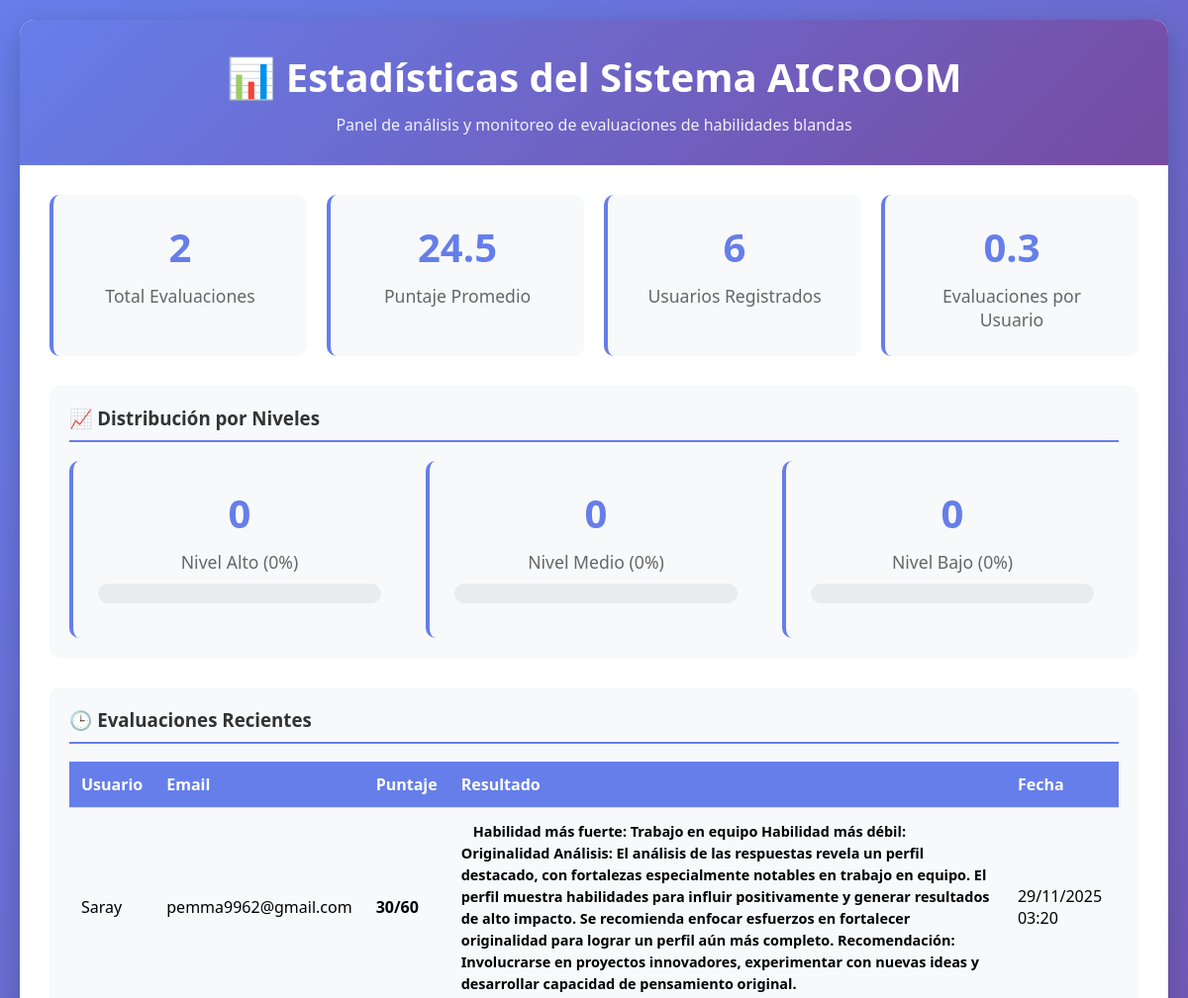
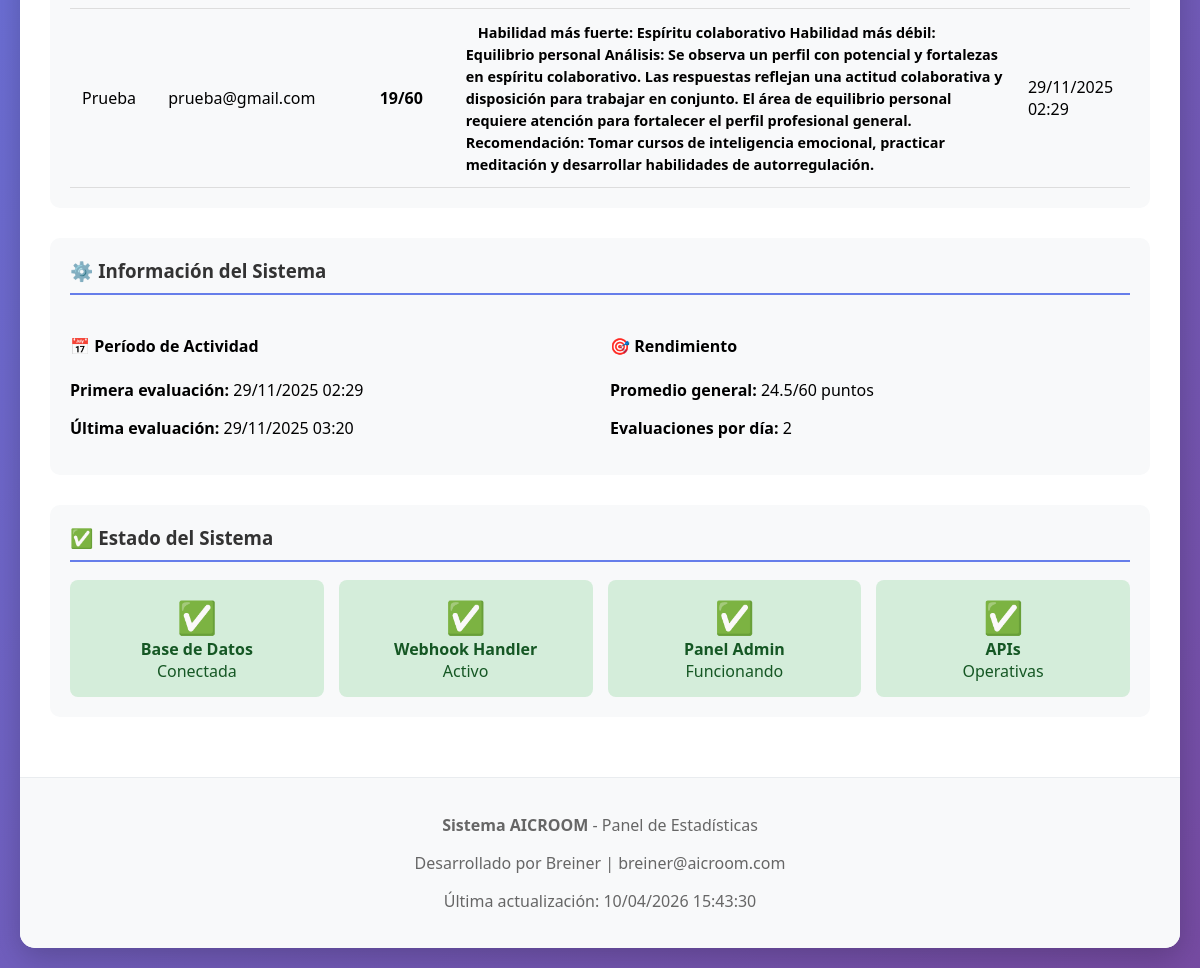
The app's page /show_system_stats.php with its own data (2 pictures, top to bottom).
### tables this page shows
CREATE TABLE `tbl_resultados` (
  `Id_resultado` bigint(20) NOT NULL,
  `Id_historiaLFK` bigint(20) DEFAULT NULL,
  `puntaje_total` int(100) DEFAULT NULL,
  `resultado_final` text DEFAULT NULL,
  `fecha_registro` datetime DEFAULT NULL
);

CREATE TABLE `tbl_usuario` (
  `Id_Usuario` bigint(20) NOT NULL,
  `nombre` varchar(50) DEFAULT NULL,
  `contraseña` varchar(255) DEFAULT NULL,
  `correo` varchar(50) DEFAULT NULL,
  `empresa_donde_labora` varchar(100) DEFAULT NULL,
  `puesto` varchar(100) DEFAULT NULL,
  `fecha_registro` date DEFAULT NULL,
  `rol` varchar(20) DEFAULT NULL
);

### show_system_stats.php (the view, shortened to what this page needs)
<?php
echo "<!DOCTYPE html>
<html>
<head>
</head>
<body>
    <div class='container'>
        <div class='header'>
            <h1>📊 Estadísticas del Sistema AICROOM</h1>
            <p>Panel de análisis y monitoreo de evaluaciones de habilidades blandas</p>
        </div>
        <div class='content'>";
try {
    $pdo = getConnection();
    $stmt = $pdo->prepare("
        SELECT
            COUNT(*) as total_evaluaciones,
            AVG(r.puntaje_total) as promedio_puntaje,
            COUNT(CASE WHEN r.resultado_final = 'Nivel alto' THEN 1 END) as nivel_alto,
            COUNT(CASE WHEN r.resultado_final = 'Nivel medio' THEN 1 END) as nivel_medio,
            COUNT(CASE WHEN r.resultado_final = 'Nivel bajo' THEN 1 END) as nivel_bajo,
            MIN(r.fecha_registro) as primera_evaluacion,
            MAX(r.fecha_registro) as ultima_evaluacion
        FROM tbl_resultados r
        JOIN tbl_historial h ON r.Id_historiaLFK = h.Id_historial
        WHERE h.estado = 'Completado'
    ");
    $stmt->execute();
    $stats = $stmt->fetch();
    $stmt = $pdo->prepare("SELECT COUNT(*) as total_usuarios FROM tbl_usuario");
    $stmt->execute();
    $userStats = $stmt->fetch();
    $stmt = $pdo->prepare("
        SELECT
            u.nombre,
            u.correo,
            r.puntaje_total,
            r.resultado_final,
            r.fecha_registro
        FROM tbl_resultados r
        JOIN tbl_historial h ON r.Id_historiaLFK = h.Id_historial
        JOIN tbl_usuario u ON h.Id_UsuarioFK = u.Id_Usuario
        WHERE h.estado = 'Completado'
        ORDER BY r.fecha_registro DESC
        LIMIT 10
    ");
    $stmt->execute();
    $recentEvaluations = $stmt->fetchAll();
    $total = $stats['total_evaluaciones'];
    $porcentajeAlto = $total > 0 ? round(($stats['nivel_alto'] / $total) * 100, 1) : 0;
    $porcentajeMedio = $total > 0 ? round(($stats['nivel_medio'] / $total) * 100, 1) : 0;
    $porcentajeBajo = $total > 0 ? round(($stats['nivel_bajo'] / $total) * 100, 1) : 0;
    echo "<div class='stats-grid'>
        <div class='stat-card'>
            <div class='stat-number'>{$stats['total_evaluaciones']}</div>
            <div class='stat-label'>Total Evaluaciones</div>
        </div>
        <div class='stat-card'>
            <div class='stat-number'>" . round($stats['promedio_puntaje'], 1) . "</div>
            <div class='stat-label'>Puntaje Promedio</div>
        </div>
        <div class='stat-card'>
            <div class='stat-number'>{$userStats['total_usuarios']}</div>
            <div class='stat-label'>Usuarios Registrados</div>
        </div>
        <div class='stat-card'>
            <div class='stat-number'>" . ($total > 0 ? round($total / $userStats['total_usuarios'], 1) : 0) . "</div>
            <div class='stat-label'>Evaluaciones por Usuario</div>
        </div>
    </div>";
    echo "<div class='section'>
        <h3>📈 Distribución por Niveles</h3>
        <div style='display: grid; grid-template-columns: repeat(auto-fit, minmax(200px, 1fr)); gap: 20px;'>
            <div class='stat-card'>
                <div class='stat-number'>{$stats['nivel_alto']}</div>
                <div class='stat-label'>Nivel Alto ({$porcentajeAlto}%)</div>
                <div class='progress-bar'>
                    <div class='progress-fill' style='width: {$porcentajeAlto}%'></div>
                </div>
            </div>
            <div class='stat-card'>
                <div class='stat-number'>{$stats['nivel_medio']}</div>
                <div class='stat-label'>Nivel Medio ({$porcentajeMedio}%)</div>
                <div class='progress-bar'>
                    <div class='progress-fill' style='width: {$porcentajeMedio}%'></div>
                </div>
            </div>
            <div class='stat-card'>
                <div class='stat-number'>{$stats['nivel_bajo']}</div>
                <div class='stat-label'>Nivel Bajo ({$porcentajeBajo}%)</div>
                <div class='progress-bar'>
                    <div class='progress-fill' style='width: {$porcentajeBajo}%'></div>
                </div>
            </div>
        </div>
    </div>";
    echo "<div class='section'>
        <h3>🕒 Evaluaciones Recientes</h3>";
    if (count($recentEvaluations) > 0) {
        echo "<table class='table'>
            <thead>
                <tr>
                    <th>Usuario</th>
                    <th>Email</th>
                    <th>Puntaje</th>
                    <th>Resultado</th>
                    <th>Fecha</th>
                </tr>
            </thead>
            <tbody>";
        foreach ($recentEvaluations as $eval) {
            $badgeClass = '';
            echo "<tr>
                <td>{$eval['nombre']}</td>
                <td>{$eval['correo']}</td>
                <td><strong>{$eval['puntaje_total']}/60</strong></td>
                <td><span class='badge {$badgeClass}'>{$eval['resultado_final']}</span></td>
                <td>" . date('d/m/Y H:i', strtotime($eval['fecha_registro'])) . "</td>
            </tr>";
        }
        echo "</tbody></table>";
    } else {
        echo "<p style='text-align: center; color: #666;'>No hay evaluaciones registradas aún.</p>";
    }
    echo "</div>";
    echo "<div class='section'>
        <h3>⚙️ Información del Sistema</h3>
        <div style='display: grid; grid-template-columns: repeat(auto-fit, minmax(300px, 1fr)); gap: 20px;'>
            <div>
                <h4>📅 Período de Actividad</h4>
                <p><strong>Primera evaluación:</strong> " . ($stats['primera_evaluacion'] ? date('d/m/Y H:i', strtotime($stats['primera_evaluacion'])) : 'N/A') . "</p>
                <p><strong>Última evaluación:</strong> " . ($stats['ultima_evaluacion'] ? date('d/m/Y H:i', strtotime($stats['ultima_evaluacion'])) : 'N/A') . "</p>
            </div>
            <div>
                <h4>🎯 Rendimiento</h4>
                <p><strong>Promedio general:</strong> " . round($stats['promedio_puntaje'], 1) . "/60 puntos</p>";
    $dias = 0;
    if ($total > 0 && $stats['primera_evaluacion'] && $stats['ultima_evaluacion']) {
        $dias = max(1, (strtotime($stats['ultima_evaluacion']) - strtotime($stats['primera_evaluacion'])) / 86400);
    }
    $evalsPorDia = $dias > 0 ? round($total / $dias, 1) : 0;
    echo "<p><strong>Evaluaciones por día:</strong> {$evalsPorDia}</p>
            </div>
        </div>
    </div>";
    echo "<div class='section'>
        <h3>✅ Estado del Sistema</h3>
        <div style='display: grid; grid-template-columns: repeat(auto-fit, minmax(200px, 1fr)); gap: 15px;'>
            <div style='text-align: center; padding: 15px; background: #d4edda; border-radius: 8px;'>
                <div style='font-size: 2em; color: #155724;'>✅</div>
                <div style='color: #155724; font-weight: bold;'>Base de Datos</div>
                <div style='color: #155724;'>Conectada</div>
            </div>
            <div style='text-align: center; padding: 15px; background: #d4edda; border-radius: 8px;'>
                <div style='font-size: 2em; color: #155724;'>✅</div>
                <div style='color: #155724; font-weight: bold;'>Webhook Handler</div>
                <div style='color: #155724;'>Activo</div>
            </div>
            <div style='text-align: center; padding: 15px; background: #d4edda; border-radius: 8px;'>
                <div style='font-size: 2em; color: #155724;'>✅</div>
                <div style='color: #155724; font-weight: bold;'>Panel Admin</div>
                <div style='color: #155724;'>Funcionando</div>
            </div>
            <div style='text-align: center; padding: 15px; background: #d4edda; border-radius: 8px;'>
                <div style='font-size: 2em; color: #155724;'>✅</div>
                <div style='color: #155724; font-weight: bold;'>APIs</div>
                <div style='color: #155724;'>Operativas</div>
            </div>
        </div>
    </div>";
} catch (Exception $e) {
    echo "<div class='section' style='background: #f8d7da; border-left-color: #dc3545;'>
        <h3 style='color: #721c24;'>❌ Error del Sistema</h3>
        <p style='color: #721c24;'>" . $e->getMessage() . "</p>
    </div>";
}
echo "</div>
        <div class='footer'>
            <p><strong>Sistema AICROOM</strong> - Panel de Estadísticas</p>
            <p>Desarrollado por Breiner | breiner@aicroom.com</p>
            <p>Última actualización: " . date('d/m/Y H:i:s') . "</p>
        </div>
    </div>
</body>
</html>";
?>

### show_system_stats.php (style rules this page uses)
body { font-family: 'Segoe UI', Tahoma, Geneva, Verdana, sans-serif; margin: 0; padding: 20px; background: linear-gradient(135deg, #667eea 0%, #764ba2 100%); min-height: 100vh; }
.container { max-width: 1200px; margin: 0 auto; background: white; border-radius: 15px; box-shadow: 0 10px 30px rgba(0,0,0,0.2); overflow: hidden; }
.header { background: linear-gradient(135deg, #667eea 0%, #764ba2 100%); color: white; padding: 30px; text-align: center; }
.header h1 { margin: 0; font-size: 2.5em; }
.header p { margin: 10px 0 0 0; opacity: 0.9; }
.content { padding: 30px; }
.stats-grid { display: grid; grid-template-columns: repeat(auto-fit, minmax(250px, 1fr)); gap: 20px; margin-bottom: 30px; }
.stat-card { background: #f8f9fa; padding: 25px; border-radius: 10px; text-align: center; border-left: 4px solid #667eea; }
.stat-number { font-size: 2.5em; font-weight: bold; color: #667eea; margin-bottom: 10px; }
.stat-label { color: #666; font-size: 1.1em; }
.section { margin: 30px 0; padding: 20px; background: #f8f9fa; border-radius: 10px; }
.section h3 { color: #333; margin-top: 0; border-bottom: 2px solid #667eea; padding-bottom: 10px; }
.table { width: 100%; border-collapse: collapse; margin-top: 15px; }
.table th, .table td { padding: 12px; text-align: left; border-bottom: 1px solid #ddd; }
.table th { background: #667eea; color: white; font-weight: 600; }
.badge { padding: 5px 12px; border-radius: 20px; font-size: 0.9em; font-weight: 600; }
.progress-bar { width: 100%; height: 20px; background: #e9ecef; border-radius: 10px; overflow: hidden; margin: 10px 0; }
.footer { background: #f8f9fa; padding: 20px; text-align: center; color: #666; border-top: 1px solid #e9ecef; }

### records on screen
tbl_resultados: tbl_usuario.nombre "Saray", tbl_usuario.correo "pemma9962@gmail.com", puntaje_total "30", resultado_final "Habilidad más fuerte: Trabajo en equipo Habilidad más débil: Originalidad Análisis: El análisis de las respuestas revela un perfil destacado, con fortalezas especialmente notables en trabajo en equipo. El perfil muestra habilidades para influir positivamente y generar resultados de alto impacto. Se recomienda enfocar esfuerzos en fortalecer originalidad para lograr un perfil aún más completo. Recomendación: Involucrarse en proyectos innovadores, experimentar con nuevas ideas y desarrollar capacidad de pensamiento original.", fecha_registro "29/11/2025 03:20"
tbl_resultados: tbl_usuario.nombre "Prueba", tbl_usuario.correo "prueba@gmail.com", puntaje_total "19", resultado_final "Habilidad más fuerte: Espíritu colaborativo Habilidad más débil: Equilibrio personal Análisis: Se observa un perfil con potencial y fortalezas en espíritu colaborativo. Las respuestas reflejan una actitud colaborativa y disposición para trabajar en conjunto. El área de equilibrio personal requiere atención para fortalecer el perfil profesional general. Recomendación: Tomar cursos de inteligencia emocional, practicar meditación y desarrollar habilidades de autorregulación.", fecha_registro "29/11/2025 02:29"

### other values on screen
$stats['total_evaluaciones'] "2"
$stats['promedio_puntaje'] "24.5"
$userStats['total_usuarios'] "6"
$total / $userStats['total_usuarios'] "0.3"
$stats['nivel_alto'] "0"
$porcentajeAlto "0"
$stats['nivel_medio'] "0"
$porcentajeMedio "0"
$stats['nivel_bajo'] "0"
$porcentajeBajo "0"
date('d/m/Y H:i', strtotime($stats['primera_evaluacion'])) "29/11/2025 02:29"
date('d/m/Y H:i', strtotime($stats['ultima_evaluacion'])) "29/11/2025 03:20"
$evalsPorDia "2"
